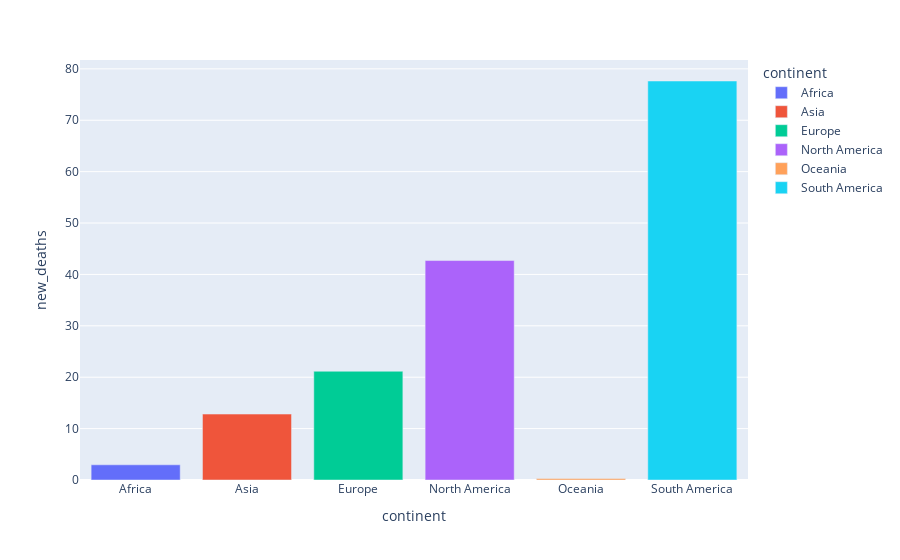

The cell this chart's notebook holds for it:
### Markdown cell above
2. Plot a bar plot with plotly express for average death number that compares continents.

### Code cell
df2 = pd.DataFrame([df.groupby("continent")["new_deaths"].mean()])
df2 = df2.T
display(df2)
fig = px.bar(data_frame = df2, x = df2.index, y = "new_deaths", color = df2.index)
fig.show()

### Figure 1 — Plotly figure (JSON) as saved in the notebook; plotly's stock layout.template omitted (floating-point values rounded to 4 significant figures)
{"data": [{"alignmentgroup": "True", "hovertemplate": "continent=%{x}<br>new_deaths=%{y}<extra></extra>", "legendgroup": "Africa", "marker": {"color": "#636efa"}, "name": "Africa", "offsetgroup": "Africa", "orientation": "v", "showlegend": true, "textposition": "auto", "type": "bar", "x": ["Africa"], "xaxis": "x", "y": [2.956], "yaxis": "y"}, {"alignmentgroup": "True", "hovertemplate": "continent=%{x}<br>new_deaths=%{y}<extra></extra>", "legendgroup": "Asia", "marker": {"color": "#EF553B"}, "name": "Asia", "offsetgroup": "Asia", "orientation": "v", "showlegend": true, "textposition": "auto", "type": "bar", "x": ["Asia"], "xaxis": "x", "y": [12.83], "yaxis": "y"}, {"alignmentgroup": "True", "hovertemplate": "continent=%{x}<br>new_deaths=%{y}<extra></extra>", "legendgroup": "Europe", "marker": {"color": "#00cc96"}, "name": "Europe", "offsetgroup": "Europe", "orientation": "v", "showlegend": true, "textposition": "auto", "type": "bar", "x": ["Europe"], "xaxis": "x", "y": [21.16], "yaxis": "y"}, {"alignmentgroup": "True", "hovertemplate": "continent=%{x}<br>new_deaths=%{y}<extra></extra>", "legendgroup": "North America", "marker": {"color": "#ab63fa"}, "name": "North America", "offsetgroup": "North America", "orientation": "v", "showlegend": true, "textposition": "auto", "type": "bar", "x": ["North America"], "xaxis": "x", "y": [42.7], "yaxis": "y"}, {"alignmentgroup": "True", "hovertemplate": "continent=%{x}<br>new_deaths=%{y}<extra></extra>", "legendgroup": "Oceania", "marker": {"color": "#FFA15A"}, "name": "Oceania", "offsetgroup": "Oceania", "orientation": "v", "showlegend": true, "textposition": "auto", "type": "bar", "x": ["Oceania"], "xaxis": "x", "y": [0.2926], "yaxis": "y"}, {"alignmentgroup": "True", "hovertemplate": "continent=%{x}<br>new_deaths=%{y}<extra></extra>", "legendgroup": "South America", "marker": {"color": "#19d3f3"}, "name": "South America", "offsetgroup": "South America", "orientation": "v", "showlegend": true, "textposition": "auto", "type": "bar", "x": ["South America"], "xaxis": "x", "y": [77.64], "yaxis": "y"}], "layout": {"barmode": "relative", "legend": {"title": {"text": "continent"}, "tracegroupgap": 0}, "margin": {"t": 60}, "xaxis": {"anchor": "y", "categoryarray": ["Africa", "Asia", "Europe", "North America", "Oceania", "South America"], "categoryorder": "array", "domain": [0, 1], "title": {"text": "continent"}}, "yaxis": {"anchor": "x", "domain": [0, 1], "title": {"text": "new_deaths"}}}}
